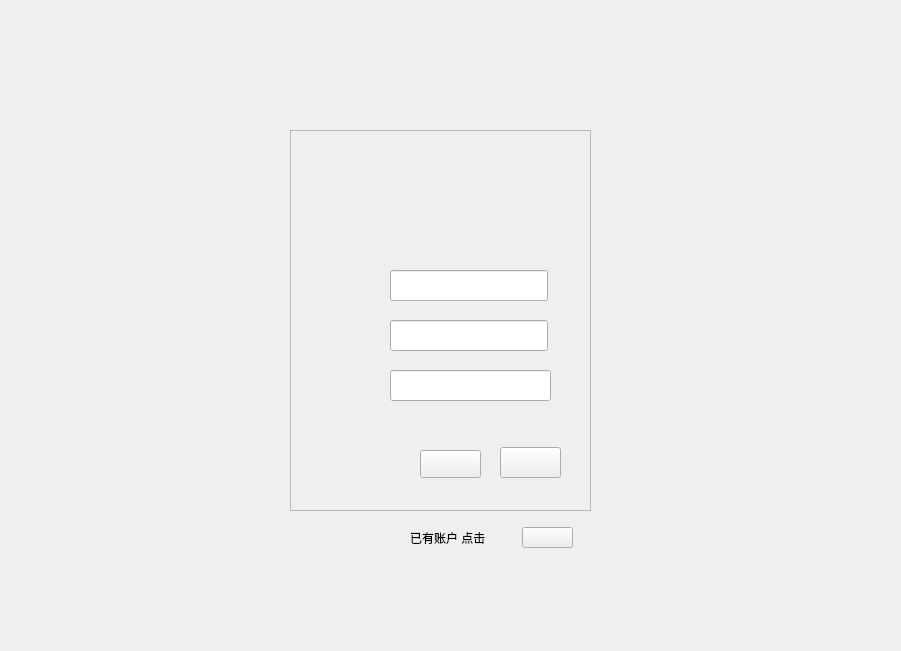
   <widget class="QStackedWidget" name="register_wid">
    <property name="geometry">
     <rect>
      <x>0</x>
      <y>0</y>
      <width>901</width>
      <height>651</height>
     </rect>
    </property>
    <widget class="QWidget" name="stackedWidgetPage1_5">
     <widget class="QLabel" name="label_36">
      <property name="geometry">
       <rect>
        <x>0</x>
        <y>0</y>
        <width>931</width>
        <height>671</height>
       </rect>
      </property>
      <property name="styleSheet">
       <string notr="true">border-image: url(:/menu/images/bk_1.png);</string>
      </property>
      <property name="text">
       <string/>
      </property>
     </widget>
     <widget class="QLabel" name="label_38">
      <property name="geometry">
       <rect>
        <x>280</x>
        <y>100</y>
        <width>321</width>
        <height>491</height>
       </rect>
      </property>
      <property name="styleSheet">
       <string notr="true">border-image: url(:/menu/images/登录面板.png);</string>
      </property>
      <property name="text">
       <string/>
      </property>
     </widget>
     <widget class="QWidget" name="verticalLayoutWidget_6">
      <property name="geometry">
       <rect>
        <x>290</x>
        <y>130</y>
        <width>301</width>
        <height>381</height>
       </rect>
      </property>
      <layout class="QVBoxLayout" name="verticalLayout_6">
       <item>
        <widget class="QFrame" name="login_frame_2">
         <property name="styleSheet">
          <string notr="true"/>
         </property>
         <property name="frameShape">
          <enum>QFrame::StyledPanel</enum>
         </property>
         <property name="frameShadow">
          <enum>QFrame::Raised</enum>
         </property>
         <widget class="QLabel" name="label_13">
          <property name="geometry">
           <rect>
            <x>100</x>
            <y>20</y>
            <width>91</width>
            <height>91</height>
           </rect>
          </property>
          <property name="styleSheet">
           <string notr="true">border-image: url(:/menu/images/logo.png);</string>
          </property>
          <property name="text">
           <string/>
          </property>
         </widget>
         <widget class="QLabel" name="label_14">
          <property name="geometry">
           <rect>
            <x>20</x>
            <y>150</y>
            <width>61</width>
            <height>21</height>
           </rect>
          </property>
          <property name="styleSheet">
           <string notr="true">border-image: url(:/menu/images/用户名.png);</string>
          </property>
          <property name="text">
           <string/>
          </property>
         </widget>
         <widget class="QLabel" name="label_15">
          <property name="geometry">
           <rect>
            <x>20</x>
            <y>200</y>
            <width>61</width>
            <height>20</height>
           </rect>
          </property>
          <property name="styleSheet">
           <string notr="true">border-image: url(:/menu/images/密码.png);</string>
          </property>
          <property name="text">
           <string/>
          </property>
         </widget>
         <widget class="QPushButton" name="registerBtn_2">
          <property name="geometry">
           <rect>
            <x>210</x>
            <y>317</y>
            <width>61</width>
            <height>31</height>
           </rect>
          </property>
          <property name="styleSheet">
           <string notr="true">QPushButton{
border-image: url(:/menu/images/确定被选中.png);
}
QPushButton:hover{
border-image: url(:/menu/images/确定.png);
}
QPushButton:pressed{
border-image: url(:/menu/images/确定被选中.png);
}</string>
          </property>
          <property name="text">
           <string/>
          </property>
         </widget>
         <widget class="QPushButton" name="cancelBtn_2">
          <property name="geometry">
           <rect>
            <x>130</x>
            <y>320</y>
            <width>61</width>
            <height>28</height>
           </rect>
          </property>
          <property name="styleSheet">
           <string notr="true">QPushButton{
border-image: url(:/menu/images/取消.png);
}
QPushButton:hover{
border-image: url(:/menu/images/取消被选中.png);
}
QPushButton:pressed{
border-image: url(:/menu/images/取消.png);
}</string>
          </property>
          <property name="text">
           <string/>
          </property>
         </widget>
         <widget class="QLineEdit" name="lineEdit_8">
          <property name="geometry">
           <rect>
            <x>100</x>
            <y>140</y>
            <width>158</width>
            <height>31</height>
           </rect>
          </property>
          <property name="styleSheet">
           <string notr="true">border-image: url(:/menu/images/圆角矩形.png);

</string>
          </property>
         </widget>
         <widget class="QLineEdit" name="lineEdit_9">
          <property name="geometry">
           <rect>
            <x>100</x>
            <y>190</y>
            <width>158</width>
            <height>31</height>
           </rect>
          </property>
          <property name="styleSheet">
           <string notr="true">border-image: url(:/menu/images/圆角矩形.png);</string>
          </property>
          <property name="echoMode">
           <enum>QLineEdit::Password</enum>
          </property>
         </widget>
         <widget class="QLabel" name="label_12">
          <property name="geometry">
           <rect>
            <x>10</x>
            <y>240</y>
            <width>101</width>
            <height>31</height>
           </rect>
          </property>
          <property name="styleSheet">
           <string notr="true">border-image: url(:/menu/images/密码确认.png);</string>
          </property>
          <property name="text">
           <string/>
          </property>
         </widget>
         <widget class="QLineEdit" name="lineEdit_10">
          <property name="geometry">
           <rect>
            <x>100</x>
            <y>240</y>
            <width>161</width>
            <height>31</height>
           </rect>
          </property>
          <property name="styleSheet">
           <string notr="true">border-image: url(:/menu/images/圆角矩形.png);</string>
          </property>
          <property name="echoMode">
           <enum>QLineEdit::Password</enum>
          </property>
         </widget>
        </widget>
       </item>
      </layout>
     </widget>
     <widget class="QPushButton" name="loginBtn_2">
      <property name="geometry">
       <rect>
        <x>522</x>
        <y>527</y>
        <width>51</width>
        <height>21</height>
       </rect>
      </property>
      <property name="styleSheet">
       <string notr="true">QPushButton{
border-image: url(:/menu/images/登陆.png);
}
QPushButton:hover{
  background-color: qconicalgradient(cx:0.5, cy:0.522909, angle:179.9, stop:0.494318 rgba(181, 225, 250, 255), stop:0.5 rgba(222, 242, 251, 255));
  border-radius:5px;
  border: 1px solid #3C80B1;  
}
QPushButton:pressed{
border-image: url(:/menu/images/登陆.png);
}</string>
      </property>
      <property name="text">
       <string/>
      </property>
     </widget>
     <widget class="QLabel" name="label_16">
      <property name="geometry">
       <rect>
        <x>410</x>
        <y>530</y>
        <width>111</width>
        <height>16</height>
       </rect>
      </property>
      <property name="text">
       <string>已有账户 点击</string>
      </property>
     </widget>
    </widget>
   </widget>
